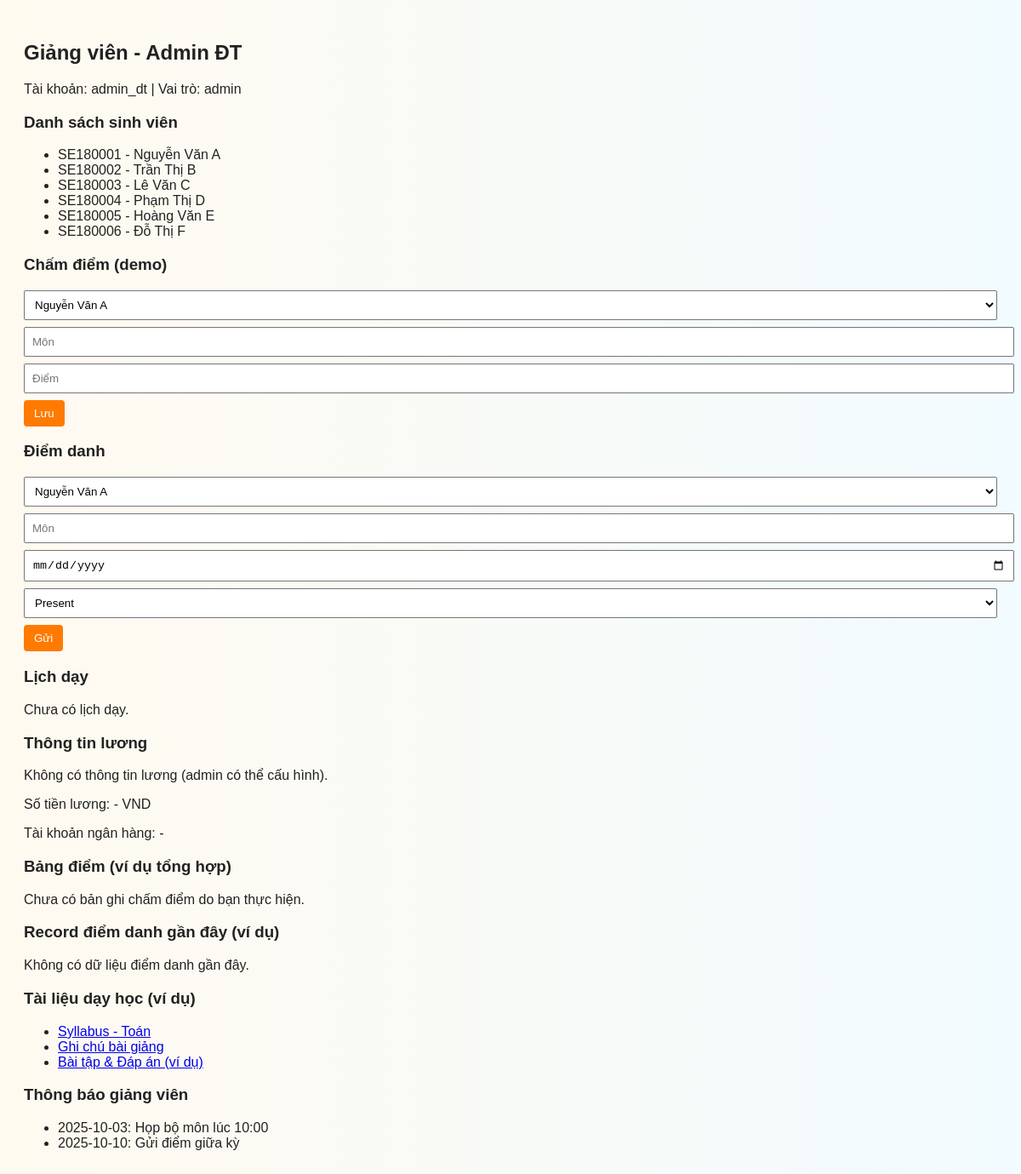
The app's page /teacher.php (signed in) with its own data.
### tables this page shows
CREATE TABLE students (
    id INTEGER PRIMARY KEY AUTOINCREMENT,
    student_code TEXT UNIQUE,
    fullname TEXT,
    class TEXT,
    info TEXT
);

### src/db.php (called while the page is built, shortened)
<?php
function getDB() {
    $dbFile = __DIR__ . '/../data/fap.db';
    $pdo = new PDO('sqlite:' . $dbFile);
    $pdo->setAttribute(PDO::ATTR_ERRMODE, PDO::ERRMODE_EXCEPTION);
    ensureSchema($pdo);
    return $pdo;
}
function ensureSchema(PDO $pdo) {
    try {
        $pdo->exec("CREATE TABLE IF NOT EXISTS users (
            id INTEGER PRIMARY KEY AUTOINCREMENT,
            username TEXT UNIQUE,
            password TEXT,
            role TEXT,
            fullname TEXT
        );");
        $pdo->exec("CREATE TABLE IF NOT EXISTS students (
            id INTEGER PRIMARY KEY AUTOINCREMENT,
            student_code TEXT UNIQUE,
            fullname TEXT,
            class TEXT,
            info TEXT
        );");
        $pdo->exec("CREATE TABLE IF NOT EXISTS payments (
            id INTEGER PRIMARY KEY AUTOINCREMENT,
            student_id INTEGER,
            amount INTEGER,
            status TEXT,
            tx_ref TEXT
        );");
        $pdo->exec("CREATE TABLE IF NOT EXISTS grades (
            id INTEGER PRIMARY KEY AUTOINCREMENT,
            student_id INTEGER,
            course TEXT,
            grade TEXT,
            teacher_id INTEGER,
            created_at TEXT
        );");
        $pdo->exec("CREATE TABLE IF NOT EXISTS schedule (
            id INTEGER PRIMARY KEY AUTOINCREMENT,
            role TEXT,
            user_ref TEXT,
            course TEXT,
            day TEXT,
            time TEXT
        );");
        $pdo->exec("CREATE TABLE IF NOT EXISTS complaints (
            id INTEGER PRIMARY KEY AUTOINCREMENT,
            student_id INTEGER,
            file_path TEXT,
            message TEXT,
            status TEXT DEFAULT 'new',
            created_at TEXT
        );");
        $pdo->exec("CREATE TABLE IF NOT EXISTS attendance (
            id INTEGER PRIMARY KEY AUTOINCREMENT,
            student_id INTEGER,
            course TEXT,
            date TEXT,
            status TEXT,
            teacher_id INTEGER
        );");
        $count = $pdo->query('SELECT COUNT(*) as c FROM users')->fetch(PDO::FETCH_ASSOC)['c'] ?? 0;
    } catch (Exception $e) {
    }
}
?>

### public/teacher.php (the view, shortened to what this page needs)
<?php
require_once __DIR__ . '/../src/db.php';
$user = $_SESSION['user'];
$students = getDB()->query('SELECT * FROM students')->fetchAll(PDO::FETCH_ASSOC);
$schedule = getDB()->prepare("SELECT * FROM schedule WHERE role='teacher' AND user_ref = ?");
$schedule->execute([$_SESSION['user']['username']]);
$schedule = $schedule->fetchAll(PDO::FETCH_ASSOC);
?>
<!doctype html>
<html>
<head>
    <link rel="stylesheet" href="assets/css/style.css">
</head>
<body>
<h2>Giảng viên - <?php echo htmlspecialchars($user['fullname']); ?></h2>
<p>Tài khoản: <?php echo htmlspecialchars($user['username']); ?> | Vai trò: <?php echo htmlspecialchars($user['role']); ?></p>
<h3>Danh sách sinh viên</h3>
<ul>
    <?php foreach ($students as $s): ?>
        <li><?php echo htmlspecialchars($s['student_code'] . ' - ' . $s['fullname']); ?></li>
    <?php endforeach; ?>
</ul>
<h3>Chấm điểm (demo)</h3>
<form method="post">
    <select name="student_id">
        <?php foreach ($students as $s): ?>
            <option value="<?php echo $s['id']; ?>"><?php echo htmlspecialchars($s['fullname']); ?></option>
        <?php endforeach; ?>
    </select>
    <input name="course" placeholder="Môn">
    <input name="grade" placeholder="Điểm">
    <button name="grade_student">Lưu</button>
</form>
<h3>Điểm danh</h3>
<form method="post">
    <select name="student_id">
        <?php foreach ($students as $s): ?>
            <option value="<?php echo $s['id']; ?>"><?php echo htmlspecialchars($s['fullname']); ?></option>
        <?php endforeach; ?>
    </select>
    <input name="course_att" placeholder="Môn">
    <input name="date" type="date" />
    <select name="status"><option value="present">Present</option><option value="absent">Absent</option></select>
    <button name="attendance_submit">Gửi</button>
</form>
<h3>Lịch dạy</h3>
<?php if (!empty($schedule)): ?>
    <ul>
    <?php foreach ($schedule as $s): ?>
        <li><?php echo htmlspecialchars($s['course'] . ' - ' . $s['day'] . ' ' . $s['time']); ?></li>
    <?php endforeach; ?>
    </ul>
<?php else: ?>
    <p>Chưa có lịch dạy.</p>
<?php endif; ?>
<?php
$salaryInfo = null;
?>
<?php if ($salaryInfo): ?>
    <h3>Thông tin lương</h3>
    <p>Số tiền lương: <span id="salary_amount"><?php echo number_format($salaryInfo['amount']); ?></span> VND</p>
    <p>Tài khoản ngân hàng: <span id="salary_bank"><?php echo htmlspecialchars($salaryInfo['bank_account']); ?></span></p>
<?php else: ?>
    <h3>Thông tin lương</h3>
    <p>Không có thông tin lương (admin có thể cấu hình).</p>
    <p>Số tiền lương: <span id="salary_amount">-</span> VND</p>
    <p>Tài khoản ngân hàng: <span id="salary_bank">-</span></p>
<?php endif; ?>
<h3>Bảng điểm (ví dụ tổng hợp)</h3>
<?php
    $allgrades = getDB()->query("SELECT g.*, s.fullname as student_name FROM grades g LEFT JOIN students s ON s.id = g.student_id WHERE g.teacher_id = " . intval($_SESSION['user']['id']))->fetchAll(PDO::FETCH_ASSOC);
?>
<?php if (!empty($allgrades)): ?>
    <table>
        <tr><th>Student</th><th>Course</th><th>Grade</th><th>Ngày</th></tr>
        <?php foreach ($allgrades as $ag): ?>
            <tr>
                <td><?php echo htmlspecialchars($ag['student_name']); ?></td>
                <td><?php echo htmlspecialchars($ag['course']); ?></td>
                <td><?php echo htmlspecialchars($ag['grade']); ?></td>
                <td><?php echo htmlspecialchars($ag['created_at']); ?></td>
            </tr>
        <?php endforeach; ?>
    </table>
<?php else: ?>
    <p>Chưa có bản ghi chấm điểm do bạn thực hiện.</p>
<?php endif; ?>
<h3>Record điểm danh gần đây (ví dụ)</h3>
<?php
    $recent = getDB()->query("SELECT a.*, s.fullname as student_name FROM attendance a LEFT JOIN students s ON s.id = a.student_id WHERE a.teacher_id = " . intval($_SESSION['user']['id']) . " ORDER BY a.date DESC LIMIT 5")->fetchAll(PDO::FETCH_ASSOC);
?>
<?php if (!empty($recent)): ?>
    <table>
        <tr><th>Student</th><th>Course</th><th>Date</th><th>Status</th></tr>
        <?php foreach ($recent as $r): ?>
            <tr>
                <td><?php echo htmlspecialchars($r['student_name']); ?></td>
                <td><?php echo htmlspecialchars($r['course']); ?></td>
                <td><?php echo htmlspecialchars($r['date']); ?></td>
                <td><?php echo htmlspecialchars($r['status']); ?></td>
            </tr>
        <?php endforeach; ?>
    </table>
<?php else: ?>
    <p>Không có dữ liệu điểm danh gần đây.</p>
<?php endif; ?>
<h3>Tài liệu dạy học (ví dụ)</h3>
<ul>
    <li><a href="assets/docs/sample_syllabus.txt">Syllabus - Toán</a></li>
    <li><a href="assets/docs/sample_notes.txt">Ghi chú bài giảng</a></li>
    <li><a href="#">Bài tập & Đáp án (ví dụ)</a></li>
</ul>
<h3>Thông báo giảng viên</h3>
<ul>
    <li>2025-10-03: Họp bộ môn lúc 10:00</li>
    <li>2025-10-10: Gửi điểm giữa kỳ</li>
</ul>
</body>
</html>

### public/assets/css/style.css (style rules this page uses)
body { font-family: Arial, sans-serif; background: linear-gradient(90deg,#fffaf0,#f2fbff); color:#222; padding:20px; }
input, select, textarea { display:block; width:100%; padding:8px; margin:8px 0; }
button { background:#ff7a00; color:#fff; border:none; padding:8px 12px; border-radius:4px; }

### records on screen
students: student_code+fullname "SE180001 - Nguyễn Văn A"
students: student_code+fullname "SE180002 - Trần Thị B"
students: student_code+fullname "SE180003 - Lê Văn C"
students: student_code+fullname "SE180004 - Phạm Thị D"
students: student_code+fullname "SE180005 - Hoàng Văn E"
students: student_code+fullname "SE180006 - Đỗ Thị F"

### other values on screen
$user['fullname'] "Admin ĐT"
$user['username'] "admin_dt"
$user['role'] "admin"
form field student_id "Nguyễn Văn A"
